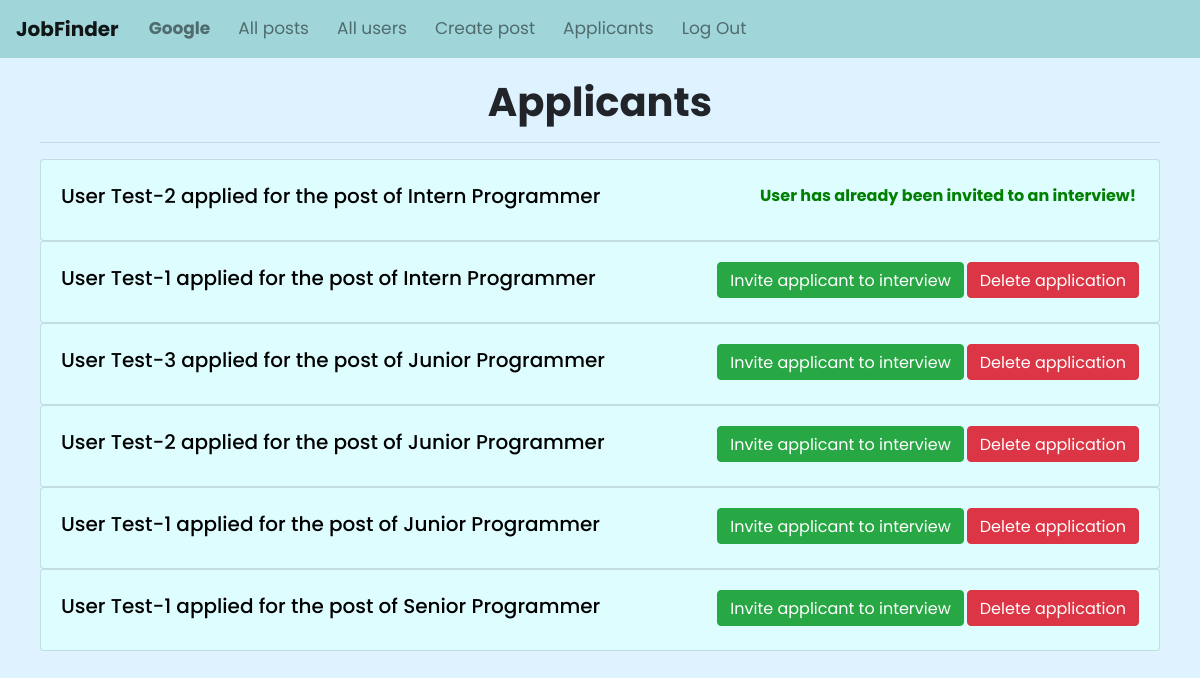
The page /applicants (signed in) on the database its author committed.
### JobFinderApp/models.py (models this page shows, shortened)
class User(AbstractUser):
    description = models.CharField(max_length=500, blank=True, null=True)
    birth_date = models.DateField(blank=True, null=True)
    field = models.CharField(max_length=500, blank=True, null=True)
    is_company = models.BooleanField(default=False)
    location = models.CharField(max_length=100, blank=True, null=True)
    link_to_location = models.CharField(max_length=200, blank=True, null=True)
    class Meta:
        ordering = ['-id']

class Job(models.Model):
    user = models.ForeignKey(User, on_delete=models.CASCADE, related_name="job_posts")
    applicants = models.ManyToManyField(User, related_name="applications", blank=True)
    accepted = models.ManyToManyField(User, related_name="accepted", blank=True)
    title = models.CharField(max_length=50)
    level = models.CharField(max_length=50)
    color = models.CharField(max_length=50, blank=True, null=True)
    description = models.TextField(max_length=2000)
    requirements = models.TextField(max_length=1500)
    compensation = models.TextField(max_length=1500, default="None")
    field = models.CharField(max_length=500, blank=True, null=True)
    class Meta:
        ordering = ['-id']

### JobFinderApp/views.py (the view)
# urls.py: path("applicants", views.applicants, name="applicants"),
def applicants(request):
    if request.user.is_company:
        app = Message.objects.filter(company = request.user)
        for a in app:
            if a.date < datetime.date.today():
                a.job.accepted.remove(a.person)
                a.delete()
        return render(request, "JobFinderApp/applicants.html", {
            "posts": Job.objects.filter(user = request.user)
        })

### JobFinderApp/templates/JobFinderApp/applicants.html (shortened to what this page needs)
{% extends "JobFinderApp/layout.html" %}
{% load static %}
{% block body %}
    <div class="container-fluid" style="padding: 20px 40px;">
        <h1 style="text-align: center;"><strong>Applicants</strong></h1>
        <hr>
        {% for post in posts %}
            {% for applicant in post.applicants.all %}
                <a href="{% url 'profile' applicant.username %}" style="text-decoration: none; color: black;">
                    <div class="card post">
                        <div class="card-body">
                            {% if applicant not in post.accepted.all %}
                                <form style="display: inline;" action="{% url 'reject' applicant.id %}" method="POST">
                                    <button class="btn btn-danger pb-1" style="float: right;" type="submit">Delete application</button>
                                </form>
                                <button id="btn_{{ post.id }}_{{ applicant.id }}" data-id="{{ post.id }}_{{ applicant.id }}" class="btn btn-success pb-1" style="float: right; margin-right: 3px">Invite applicant to interview</button>
                            {% else %}
                                <span style="float: right; color:green; margin-right: 3px;" class="pt-1"><strong>User has already been invited to an interview!</strong></span>
                            {% endif %}
                            <h5 class="card-title pt-1">{{ applicant.first_name }} {{ applicant.last_name}} applied for the post of {{ post.title }}</h5>
                        </div>
                    </div>
                </a>
            {% endfor %}
        {% endfor %}
    </div>
{% endblock %}

### JobFinderApp/templates/JobFinderApp/layout.html (shortened to what this page needs)
{% load static %}
<!DOCTYPE html>
<html lang="en">
    <head>
        <link rel="stylesheet" href="https://stackpath.bootstrapcdn.com/bootstrap/4.4.1/css/bootstrap.min.css">
        <link href="{% static 'JobFinderApp/styles.css' %}" rel="stylesheet">
    </head>
    <body>
        <nav class="navbar navbar-expand-md navbar-light" style="background-color: rgb(160, 214, 218); font-size: 17px;">
            <a class="navbar-brand" href="{% url 'index' %}"><strong>JobFinder</strong></a>
            <div class="collapse navbar-collapse" id="navbarNav">
              <ul class="nav navbar-nav">
                {% if request.user.is_authenticated %}
                    <li class="nav-item">
                        <a class="nav-link" href="{% url 'profile' request.user.username %}"><strong>{{ request.user.username }}</strong></a>
                    </li>
                    <li class="nav-item">
                        <a class="nav-link" href="{% url 'posts' 'all' 'any' %}">All posts</a>
                    </li>
                    <li class="nav-item">
                        <a class="nav-link" href="{% url 'users' 'all' %}">All users</a>
                    </li>
                    {% if request.user.is_company %}
                        <li class="nav-item">
                            <a class="nav-link" href="{% url 'create_post' %}">Create post</a>
                        </li>
                        <li class="nav-item">
                            <a class="nav-link" href="{% url 'applicants' %}">Applicants</a>
                        </li>
                    {% else %}
                        <li class="nav-item">
                            <a class="nav-link" href="{% url 'interviews' %}">Interviews and applications</a>
                        </li>
                    {% endif %}
                    <li class="nav-item">
                        <a class="nav-link" href="{% url 'logout' %}">Log Out</a>
                    </li>
                {% endif %}
              </ul>
            </div>
          </nav>
        {% block body %}
        {% endblock %}
    </body>
</html>

### JobFinderApp/static/JobFinderApp/styles.css (style rules this page uses)
.post { background-color: rgb(221, 253, 255); transition: background-color 300ms ease-in; cursor: pointer; }
html, body { margin:0px; height:100%; background: #def2ff; font-family: 'Poppins', sans-serif; }
nav div ul li { margin: 0 6px; }

### rows shown on the page
User: user.username "Google"
Job: title "Intern Programmer"
User: shows "User has already been invited to an interview!", first_name "User", last_name "Test-2"
User: first_name "User", last_name "Test-1"
Job: title "Junior Programmer"
User: first_name "User", last_name "Test-3"
Job: title "Senior Programmer"
